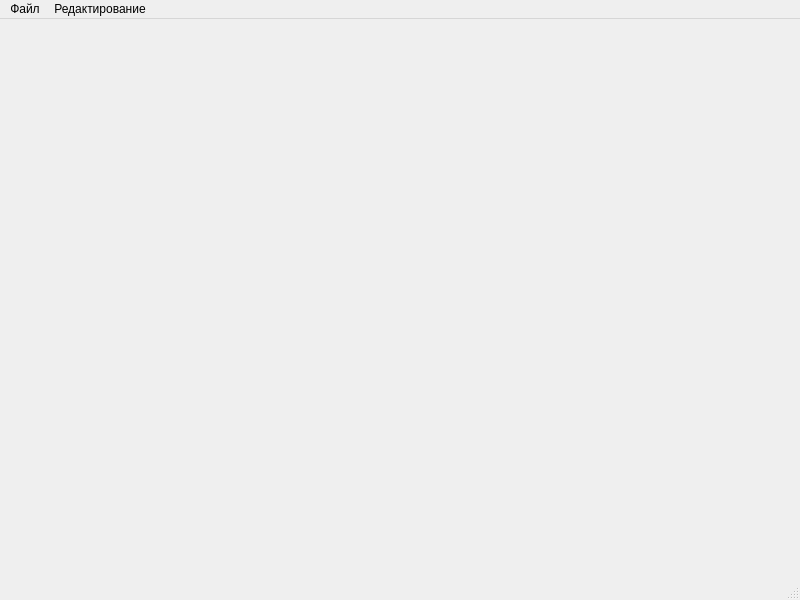
<?xml version="1.0" encoding="UTF-8"?>
<ui version="4.0">
 <class>MainWindow</class>
 <widget class="QMainWindow" name="MainWindow">
  <property name="geometry">
   <rect>
    <x>0</x>
    <y>0</y>
    <width>800</width>
    <height>600</height>
   </rect>
  </property>
  <property name="windowTitle">
   <string>MainWindow</string>
  </property>
  <widget class="QWidget" name="centralwidget"/>
  <widget class="QMenuBar" name="menubar">
   <property name="geometry">
    <rect>
     <x>0</x>
     <y>0</y>
     <width>800</width>
     <height>21</height>
    </rect>
   </property>
   <widget class="QMenu" name="menu">
    <property name="title">
     <string>Файл</string>
    </property>
    <addaction name="actionOpen"/>
    <addaction name="actionSave"/>
   </widget>
   <widget class="QMenu" name="menu_2">
    <property name="title">
     <string>Редактирование</string>
    </property>
    <addaction name="actionDialog"/>
    <addaction name="actionClear"/>
   </widget>
   <addaction name="menu"/>
   <addaction name="menu_2"/>
  </widget>
  <widget class="QStatusBar" name="statusbar"/>
  <action name="actionOpen">
   <property name="text">
    <string>Открыть</string>
   </property>
  </action>
  <action name="actionSave">
   <property name="text">
    <string>Сохранить</string>
   </property>
  </action>
  <action name="actionDialog">
   <property name="text">
    <string>Цвет</string>
   </property>
  </action>
  <action name="actionClear">
   <property name="text">
    <string>Очистка</string>
   </property>
  </action>
 </widget>
 <resources/>
 <connections/>
</ui>
